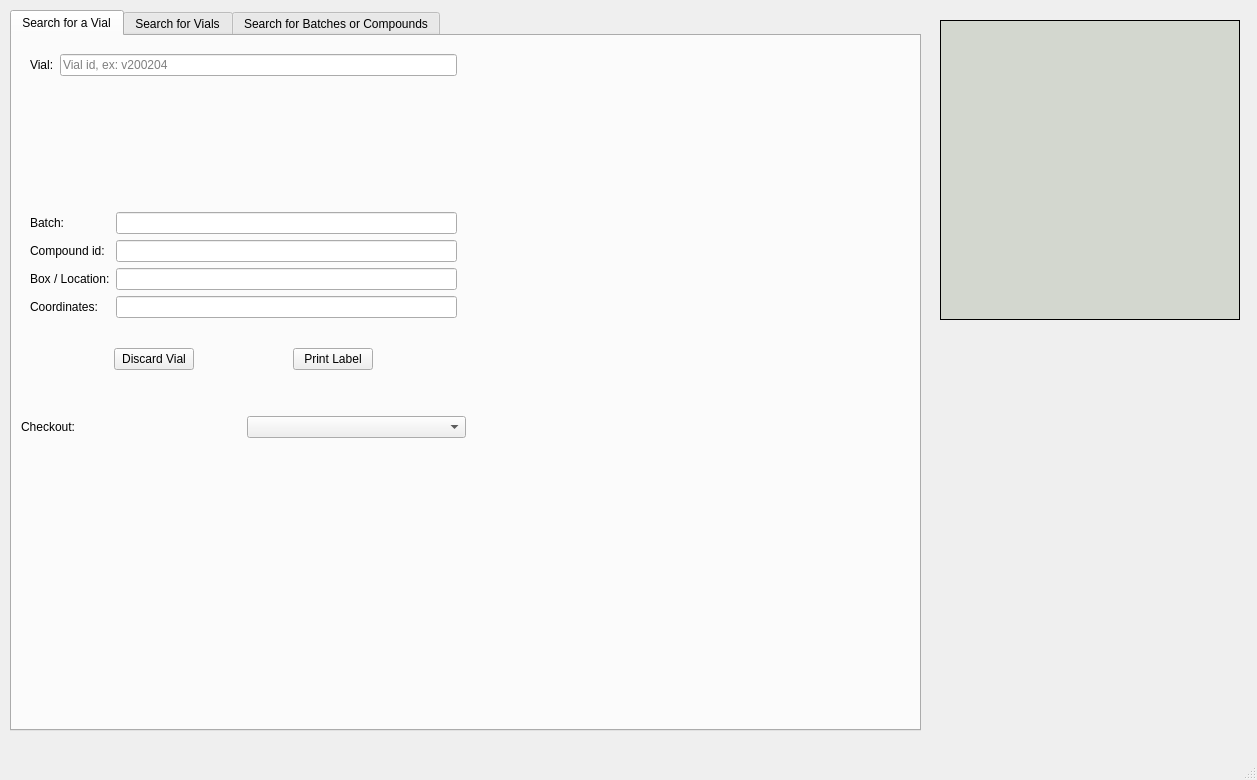
<?xml version="1.0" encoding="UTF-8"?>
<ui version="4.0">
 <class>MainWindow</class>
 <widget class="QMainWindow" name="MainWindow">
  <property name="geometry">
   <rect>
    <x>0</x>
    <y>0</y>
    <width>1257</width>
    <height>780</height>
   </rect>
  </property>
  <property name="windowTitle">
   <string>MainWindow</string>
  </property>
  <widget class="QWidget" name="centralwidget">
   <widget class="QTabWidget" name="search_tab_wg">
    <property name="geometry">
     <rect>
      <x>10</x>
      <y>10</y>
      <width>911</width>
      <height>721</height>
     </rect>
    </property>
    <property name="currentIndex">
     <number>0</number>
    </property>
    <widget class="QWidget" name="onevial_search_tab">
     <attribute name="title">
      <string>Search for a Vial</string>
     </attribute>
     <layout class="QGridLayout" name="gridLayout_3">
      <item row="0" column="0">
       <widget class="QWidget" name="widget" native="true">
        <layout class="QGridLayout" name="gridLayout_2">
         <item row="2" column="0">
          <layout class="QGridLayout" name="gridLayout">
           <item row="1" column="0">
            <widget class="QLabel" name="label_4">
             <property name="text">
              <string>Compound id:</string>
             </property>
            </widget>
           </item>
           <item row="3" column="0">
            <widget class="QLabel" name="label_6">
             <property name="text">
              <string>Coordinates:</string>
             </property>
            </widget>
           </item>
           <item row="2" column="1">
            <widget class="QLineEdit" name="box_loc_search_eb"/>
           </item>
           <item row="0" column="0">
            <widget class="QLabel" name="label_3">
             <property name="text">
              <string>Batch:</string>
             </property>
            </widget>
           </item>
           <item row="0" column="1">
            <widget class="QLineEdit" name="batch_search_eb"/>
           </item>
           <item row="2" column="0">
            <widget class="QLabel" name="label_5">
             <property name="text">
              <string>Box / Location:</string>
             </property>
            </widget>
           </item>
           <item row="1" column="1">
            <widget class="QLineEdit" name="compound_id_search_eb"/>
           </item>
           <item row="3" column="1">
            <widget class="QLineEdit" name="coords_search_eb"/>
           </item>
          </layout>
         </item>
         <item row="1" column="0">
          <spacer name="verticalSpacer_2">
           <property name="orientation">
            <enum>Qt::Vertical</enum>
           </property>
           <property name="sizeHint" stdset="0">
            <size>
             <width>20</width>
             <height>40</height>
            </size>
           </property>
          </spacer>
         </item>
         <item row="0" column="0">
          <layout class="QHBoxLayout" name="horizontalLayout">
           <item>
            <widget class="QLabel" name="label_2">
             <property name="text">
              <string>Vial:</string>
             </property>
            </widget>
           </item>
           <item>
            <widget class="QLineEdit" name="vial_search_eb">
             <property name="toolTip">
              <string>Enter a vial id to search for, ex: v200204</string>
             </property>
             <property name="placeholderText">
              <string>Vial id, ex: v200204</string>
             </property>
            </widget>
           </item>
          </layout>
         </item>
        </layout>
       </widget>
      </item>
      <item row="5" column="0">
       <layout class="QHBoxLayout" name="horizontalLayout_3">
        <item>
         <widget class="QLabel" name="label_7">
          <property name="text">
           <string>Checkout:</string>
          </property>
         </widget>
        </item>
        <item>
         <widget class="QComboBox" name="comboBox"/>
        </item>
       </layout>
      </item>
      <item row="4" column="0">
       <spacer name="verticalSpacer_3">
        <property name="orientation">
         <enum>Qt::Vertical</enum>
        </property>
        <property name="sizeType">
         <enum>QSizePolicy::Minimum</enum>
        </property>
        <property name="sizeHint" stdset="0">
         <size>
          <width>20</width>
          <height>40</height>
         </size>
        </property>
       </spacer>
      </item>
      <item row="3" column="0">
       <layout class="QHBoxLayout" name="horizontalLayout_2">
        <item>
         <spacer name="horizontalSpacer_2">
          <property name="orientation">
           <enum>Qt::Horizontal</enum>
          </property>
          <property name="sizeHint" stdset="0">
           <size>
            <width>40</width>
            <height>20</height>
           </size>
          </property>
         </spacer>
        </item>
        <item>
         <widget class="QPushButton" name="pushButton">
          <property name="text">
           <string>Discard Vial</string>
          </property>
         </widget>
        </item>
        <item>
         <spacer name="horizontalSpacer">
          <property name="orientation">
           <enum>Qt::Horizontal</enum>
          </property>
          <property name="sizeHint" stdset="0">
           <size>
            <width>40</width>
            <height>20</height>
           </size>
          </property>
         </spacer>
        </item>
        <item>
         <widget class="QPushButton" name="pushButton_2">
          <property name="text">
           <string>Print Label</string>
          </property>
         </widget>
        </item>
        <item>
         <spacer name="horizontalSpacer_3">
          <property name="orientation">
           <enum>Qt::Horizontal</enum>
          </property>
          <property name="sizeHint" stdset="0">
           <size>
            <width>40</width>
            <height>20</height>
           </size>
          </property>
         </spacer>
        </item>
       </layout>
      </item>
      <item row="1" column="0">
       <spacer name="verticalSpacer">
        <property name="orientation">
         <enum>Qt::Vertical</enum>
        </property>
        <property name="sizeType">
         <enum>QSizePolicy::Minimum</enum>
        </property>
        <property name="sizeHint" stdset="0">
         <size>
          <width>20</width>
          <height>15</height>
         </size>
        </property>
       </spacer>
      </item>
      <item row="6" column="0">
       <spacer name="verticalSpacer_4">
        <property name="orientation">
         <enum>Qt::Vertical</enum>
        </property>
        <property name="sizeType">
         <enum>QSizePolicy::MinimumExpanding</enum>
        </property>
        <property name="sizeHint" stdset="0">
         <size>
          <width>20</width>
          <height>40</height>
         </size>
        </property>
       </spacer>
      </item>
      <item row="3" column="1">
       <spacer name="horizontalSpacer_4">
        <property name="orientation">
         <enum>Qt::Horizontal</enum>
        </property>
        <property name="sizeHint" stdset="0">
         <size>
          <width>40</width>
          <height>20</height>
         </size>
        </property>
       </spacer>
      </item>
     </layout>
    </widget>
    <widget class="QWidget" name="multvial_search_tab">
     <attribute name="title">
      <string>Search for Vials</string>
     </attribute>
     <layout class="QGridLayout" name="gridLayout_5">
      <item row="1" column="1">
       <widget class="QToolButton" name="export_btn">
        <property name="toolTip">
         <string>Export data to clipboard</string>
        </property>
        <property name="text">
         <string>...</string>
        </property>
       </widget>
      </item>
      <item row="0" column="0">
       <layout class="QHBoxLayout" name="horizontalLayout_4">
        <item>
         <widget class="QLineEdit" name="mult_vial_search_eb">
          <property name="toolTip">
           <string>Enter vial ids to search for, ex: </string>
          </property>
          <property name="placeholderText">
           <string>Vials </string>
          </property>
         </widget>
        </item>
        <item>
         <widget class="QPushButton" name="pushButton_3">
          <property name="text">
           <string>Search</string>
          </property>
         </widget>
        </item>
       </layout>
      </item>
      <item row="2" column="1">
       <spacer name="verticalSpacer_5">
        <property name="orientation">
         <enum>Qt::Vertical</enum>
        </property>
        <property name="sizeHint" stdset="0">
         <size>
          <width>20</width>
          <height>40</height>
         </size>
        </property>
       </spacer>
      </item>
      <item row="1" column="0" rowspan="2">
       <widget class="QTableWidget" name="tableWidget">
        <property name="lineWidth">
         <number>1</number>
        </property>
        <property name="horizontalScrollBarPolicy">
         <enum>Qt::ScrollBarAsNeeded</enum>
        </property>
        <property name="sizeAdjustPolicy">
         <enum>QAbstractScrollArea::AdjustToContents</enum>
        </property>
        <property name="editTriggers">
         <set>QAbstractItemView::NoEditTriggers</set>
        </property>
        <property name="alternatingRowColors">
         <bool>true</bool>
        </property>
        <property name="sortingEnabled">
         <bool>true</bool>
        </property>
        <attribute name="horizontalHeaderDefaultSectionSize">
         <number>90</number>
        </attribute>
        <attribute name="horizontalHeaderShowSortIndicator" stdset="0">
         <bool>true</bool>
        </attribute>
        <attribute name="horizontalHeaderStretchLastSection">
         <bool>true</bool>
        </attribute>
        <column>
         <property name="text">
          <string>Vial Id</string>
         </property>
        </column>
        <column>
         <property name="text">
          <string>Box Desc.</string>
         </property>
        </column>
        <column>
         <property name="text">
          <string>Coord.</string>
         </property>
        </column>
        <column>
         <property name="text">
          <string>Batch Id</string>
         </property>
        </column>
        <column>
         <property name="text">
          <string>Compound 
Id</string>
         </property>
        </column>
        <column>
         <property name="text">
          <string>CBK Id</string>
         </property>
        </column>
        <column>
         <property name="text">
          <string>Batch Mol 
Weight</string>
         </property>
        </column>
        <column>
         <property name="text">
          <string>Salt</string>
         </property>
        </column>
        <column>
         <property name="text">
          <string>Dilution</string>
         </property>
        </column>
       </widget>
      </item>
     </layout>
    </widget>
    <widget class="QWidget" name="batch_search_tab">
     <attribute name="title">
      <string>Search for Batches or Compounds</string>
     </attribute>
     <layout class="QGridLayout" name="gridLayout_4">
      <item row="0" column="0">
       <layout class="QHBoxLayout" name="horizontalLayout_6">
        <item>
         <widget class="QLineEdit" name="lineEdit">
          <property name="text">
           <string/>
          </property>
          <property name="placeholderText">
           <string>Batches or Compounds</string>
          </property>
         </widget>
        </item>
        <item>
         <widget class="QPushButton" name="pushButton_5">
          <property name="text">
           <string>Search</string>
          </property>
         </widget>
        </item>
       </layout>
      </item>
      <item row="1" column="1">
       <widget class="QToolButton" name="batch_export_btn">
        <property name="toolTip">
         <string>Export data to clipboard</string>
        </property>
        <property name="text">
         <string>...</string>
        </property>
       </widget>
      </item>
      <item row="2" column="1">
       <spacer name="verticalSpacer_6">
        <property name="orientation">
         <enum>Qt::Vertical</enum>
        </property>
        <property name="sizeHint" stdset="0">
         <size>
          <width>20</width>
          <height>40</height>
         </size>
        </property>
       </spacer>
      </item>
      <item row="1" column="0" rowspan="2">
       <widget class="QTableWidget" name="tableWidget_2">
        <property name="lineWidth">
         <number>1</number>
        </property>
        <property name="horizontalScrollBarPolicy">
         <enum>Qt::ScrollBarAsNeeded</enum>
        </property>
        <property name="sizeAdjustPolicy">
         <enum>QAbstractScrollArea::AdjustToContents</enum>
        </property>
        <property name="editTriggers">
         <set>QAbstractItemView::NoEditTriggers</set>
        </property>
        <property name="alternatingRowColors">
         <bool>true</bool>
        </property>
        <property name="sortingEnabled">
         <bool>true</bool>
        </property>
        <attribute name="horizontalHeaderDefaultSectionSize">
         <number>100</number>
        </attribute>
        <attribute name="horizontalHeaderShowSortIndicator" stdset="0">
         <bool>true</bool>
        </attribute>
        <attribute name="horizontalHeaderStretchLastSection">
         <bool>true</bool>
        </attribute>
        <column>
         <property name="text">
          <string>Vial Id</string>
         </property>
        </column>
        <column>
         <property name="text">
          <string>Box Desc.</string>
         </property>
        </column>
        <column>
         <property name="text">
          <string>Coord.</string>
         </property>
        </column>
        <column>
         <property name="text">
          <string>Batch Id</string>
         </property>
        </column>
        <column>
         <property name="text">
          <string>Compound 
Id</string>
         </property>
        </column>
        <column>
         <property name="text">
          <string>CBK Id</string>
         </property>
        </column>
        <column>
         <property name="text">
          <string>Batch Mol 
Weight</string>
         </property>
        </column>
        <column>
         <property name="text">
          <string>Salt</string>
         </property>
        </column>
       </widget>
      </item>
     </layout>
    </widget>
   </widget>
   <widget class="QLabel" name="structure_lab">
    <property name="geometry">
     <rect>
      <x>940</x>
      <y>20</y>
      <width>300</width>
      <height>300</height>
     </rect>
    </property>
    <property name="minimumSize">
     <size>
      <width>300</width>
      <height>300</height>
     </size>
    </property>
    <property name="maximumSize">
     <size>
      <width>300</width>
      <height>300</height>
     </size>
    </property>
    <property name="styleSheet">
     <string notr="true">background-color: rgb(211, 215, 207); border: 1px solid black;</string>
    </property>
    <property name="text">
     <string/>
    </property>
   </widget>
  </widget>
  <widget class="QMenuBar" name="menubar">
   <property name="geometry">
    <rect>
     <x>0</x>
     <y>0</y>
     <width>1257</width>
     <height>22</height>
    </rect>
   </property>
  </widget>
  <widget class="QStatusBar" name="statusbar"/>
 </widget>
 <resources/>
 <connections/>
</ui>
